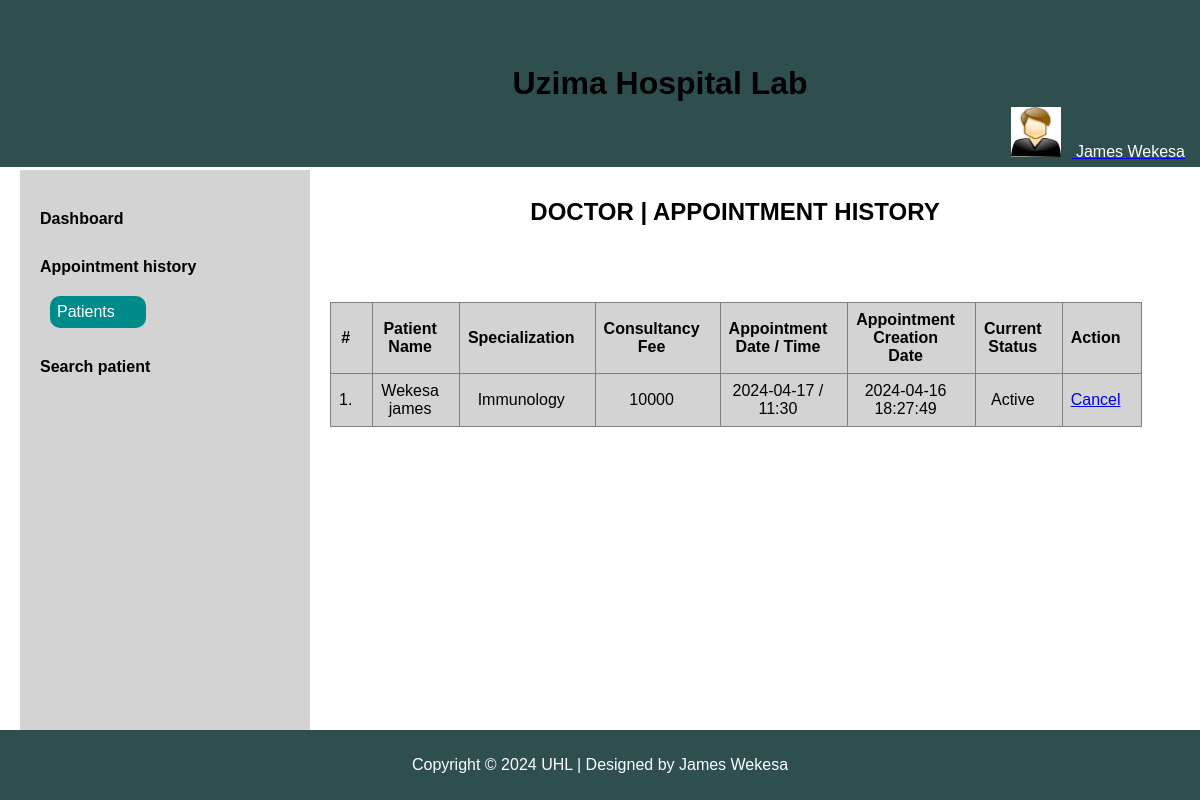
Screenshot of /doctors/appointment-history.php (signed in) with the database file from the repository.
### tables this page shows
CREATE TABLE `doctors` (
  `id` int(11) NOT NULL,
  `specilization` varchar(255) DEFAULT NULL,
  `doctorName` varchar(255) DEFAULT NULL,
  `address` longtext DEFAULT NULL,
  `docFees` varchar(255) DEFAULT NULL,
  `contactno` bigint(11) DEFAULT NULL,
  `docEmail` varchar(255) DEFAULT NULL,
  `password` varchar(255) DEFAULT NULL,
  `creationDate` timestamp NULL DEFAULT current_timestamp(),
  `updationDate` timestamp NULL DEFAULT NULL ON UPDATE current_timestamp(),
  `username` varchar(255) DEFAULT NULL
);

CREATE TABLE `appointment` (
  `id` int(11) NOT NULL,
  `doctorSpecialization` varchar(255) DEFAULT NULL,
  `doctorId` int(11) DEFAULT NULL,
  `userId` int(11) DEFAULT NULL,
  `consultancyFees` int(11) DEFAULT NULL,
  `appointmentDate` varchar(255) DEFAULT NULL,
  `appointmentTime` varchar(255) DEFAULT NULL,
  `postingDate` timestamp NULL DEFAULT current_timestamp(),
  `userStatus` int(11) DEFAULT NULL,
  `doctorStatus` int(11) DEFAULT NULL,
  `updationDate` timestamp NULL DEFAULT NULL ON UPDATE current_timestamp()
);

CREATE TABLE `users` (
  `id` int(11) NOT NULL,
  `fullName` varchar(255) DEFAULT NULL,
  `address` longtext DEFAULT NULL,
  `city` varchar(255) DEFAULT NULL,
  `gender` varchar(255) DEFAULT NULL,
  `email` varchar(255) DEFAULT NULL,
  `password` varchar(255) DEFAULT NULL,
  `regDate` timestamp NULL DEFAULT current_timestamp(),
  `updationDate` timestamp NULL DEFAULT NULL ON UPDATE current_timestamp()
);

### doctors/appointment-history.php (the view, shortened to what this page needs)
<?php
include('db_connect.php');
if(empty($_SESSION['id'])) {
    header('location:logout.php');
} else {
?>
<!DOCTYPE html>
<html lang="en">
<head>
    <link rel="stylesheet" href="dashboard.css">
</head>
<body>
<?php
if (isset($_SESSION['id'])) {
    $stmt = $conn->prepare("SELECT doctorName FROM doctors WHERE id = ?");
    $stmt->bind_param("i", $_SESSION['id']);
    $stmt->execute();
    $stmt->bind_result($doctorName);
} else {
    $doctorName = "Guest";
}
?>
<header>
    <h1 style="text-align: center; color: black; margin: 5px;">Uzima Hospital Lab</h1>
    <div class="dropdown_1" style="text-align: center;">
        <a href="#" class="dropdown-toggle" data-toggle="dropdown">
            <img src="img/images.jpg" style="margin-right: 10px; width: 50px; height: 50px;">
            <span class="username" style="color: white; text-decoration: none; margin-bottom: 30px;">
                <?php echo $doctorName; ?>
            </span>
        </a>
    </div>
</header><br>
<div class="container">
    <aside>
        <ul>
            <li><a href="dashboard.php">Dashboard</a></li>
            <li><a href="appointment-history.php">Appointment history</a></li>
            <li class="dropdown">
                <div class="toggle-submenu dropbtn" onclick="toggleDropdown()">Patients</div>
            </li>
            <li><a href="search.php">Search patient</a></li>
        </ul>
    </aside>
    <main>
        <h2>DOCTOR | APPOINTMENT HISTORY</h2>
        <div class="container">
            <div class="row">
                <div class="col-md-12">
                    <table class="table">
                        <thead>
                            <tr>
                                <th class="center">#</th>
                                <th class="hidden-xs">Patient Name</th>
                                <th>Specialization</th>
                                <th>Consultancy Fee</th>
                                <th>Appointment Date / Time</th>
                                <th>Appointment Creation Date</th>
                                <th>Current Status</th>
                                <th>Action</th>
                            </tr>
                        </thead>
                        <tbody>
                            <?php
                                $sql=mysqli_query($conn,"select users.fullName as fname,appointment.*  from appointment join users on users.id=appointment.userId where appointment.doctorId='".$_SESSION['id']."'");
                                $cnt=1;
                                while($row=mysqli_fetch_array($sql))
                                {
                            ?>
                            <tr>
                                <td class="center"><?php echo $cnt;?>.</td>
                                <td class="hidden-xs"><?php echo $row['fname'];?></td>
                                <td><?php echo $row['doctorSpecialization'];?></td>
                                <td><?php echo $row['consultancyFees'];?></td>
                                <td><?php echo $row['appointmentDate'];?> / <?php echo $row['appointmentTime'];?></td>
                                <td><?php echo $row['postingDate'];?></td>
                                <td>
                                    <?php
                                        if(($row['userStatus']==1) && ($row['doctorStatus']==1))
                                        {
                                            echo "Active";
                                        }
                                    ?>
                                </td>
                                <td>
                                    <div>
                                        <?php
                                            if(($row['userStatus']==1) && ($row['doctorStatus']==1))
                                            {
                                        ?>
                                        <a href="appointment-history.php?id=<?php echo $row['id']?>&cancel=update" onClick="return confirm('Are you sure you want to cancel this appointment ?')" class="btn tooltips" title="Cancel Appointment" tooltip="Remove">Cancel</a>
                                        <?php
                                            }
                                            else
                                            {
                                                echo "Canceled";
                                            }
                                        ?>
                                    </div>
                                </td>
                            </tr>
                            <?php
                                $cnt=$cnt+1;
                                }
                            ?>
                        </tbody>
                    </table>
                </div>
            </div>
        </div>
    </main>
</div><br>
<footer>
    <div class="footer">
        <p>Copyright &copy; <?php echo date("Y"); ?> UHL | Designed by James Wekesa</p>
    </div>
</footer>
</body>
</html>
<?php } ?>

### doctors/dashboard.css (style rules this page uses)
html, body, header, footer, nav, ul, li, main, aside { margin: 0; padding: 0; }
body { font-family: Arial, sans-serif; }
header { background-color: DarkSlateGray; color: white; padding: 20px; }
.container { display: flex; margin: 20px; }
aside { width: 20%; background-color: LightGray; padding: 20px; }
aside ul { list-style: none; align-items: center; }
aside ul li { margin-bottom: 10px; display: flex; align-items: center; }
aside ul li a { color: black; text-decoration: none; font-size: 16px; margin-top: 20px; font-weight: bold; }
main { flex: 1; padding: 15px; }
footer { background-color: DarkSlateGray; color: white; text-align: center; padding: 20px; margin-top: 10px; }
h2 { text-align: center; }

### doctors/appointment-history.php (style rules this page uses)
.dropdown { display: inline-block; }
.dropbtn { background-color: darkcyan; color: white; padding: 7px; font-size: 16px; border: none; cursor: pointer; width: 100%; border-radius: 10px; margin-left: 10px; margin-top: 10px; }
.dropdown_1 { position: absolute; right: 135px; }
header { position: fixed; top: 0; left: 0; width: 100%; padding: 60px; z-index: 1000; }
.container { display: flex; flex-direction: row; margin-top: 60px; }
aside { width: 250px; position: fixed; top: 60px; bottom: 0; overflow-y: auto; margin-top: 110px; }
main { flex: 1; margin-left: 270px; padding: 20px; overflow-y: auto; margin-top: 80px; }
footer { position: fixed; bottom: 0; left: 0; width: 100%; padding: 10px 0; z-index: 1000; }
.table { width: 100%; border-collapse: collapse; border-spacing: 0; }
.table th, .table td { border: 1px solid gray; padding: 8px; text-align: center; padding-right: 20px; background-color: lightgrey; }

### rows the page displays
doctors: doctorName "James Wekesa"
appointment: userId.fullName "Wekesa james", doctorSpecialization "Immunology", consultancyFees "10000", appointmentDate "2024-04-17", appointmentTime "11:30", postingDate "2024-04-16 18:27:49", userStatus "Active"
